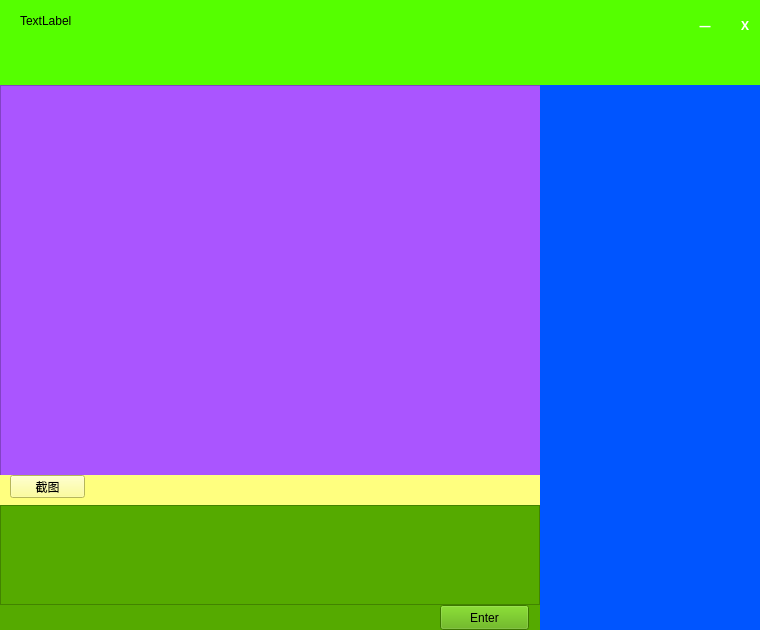
<?xml version="1.0" encoding="UTF-8"?>
<ui version="4.0">
 <class>SingleChat</class>
 <widget class="QWidget" name="SingleChat">
  <property name="geometry">
   <rect>
    <x>0</x>
    <y>0</y>
    <width>760</width>
    <height>630</height>
   </rect>
  </property>
  <property name="windowTitle">
   <string>Form</string>
  </property>
  <widget class="QWidget" name="widget" native="true">
   <property name="geometry">
    <rect>
     <x>0</x>
     <y>0</y>
     <width>760</width>
     <height>85</height>
    </rect>
   </property>
   <property name="sizePolicy">
    <sizepolicy hsizetype="Preferred" vsizetype="Preferred">
     <horstretch>0</horstretch>
     <verstretch>0</verstretch>
    </sizepolicy>
   </property>
   <property name="minimumSize">
    <size>
     <width>760</width>
     <height>85</height>
    </size>
   </property>
   <property name="maximumSize">
    <size>
     <width>16777215</width>
     <height>85</height>
    </size>
   </property>
   <property name="styleSheet">
    <string notr="true">background-color: rgb(85, 255, 0);</string>
   </property>
   <widget class="MyLabel" name="myLabel">
    <property name="geometry">
     <rect>
      <x>690</x>
      <y>10</y>
      <width>30</width>
      <height>30</height>
     </rect>
    </property>
    <property name="font">
     <font>
      <family>微软雅黑</family>
      <weight>75</weight>
      <bold>true</bold>
     </font>
    </property>
    <property name="styleSheet">
     <string notr="true">QLabel{
  
   color:white;
}
QLabel:hover{
  background-color:rgb(212, 64, 39);
  color:rgb(255, 255, 255);
  border-top-right-radius:4px;
}</string>
    </property>
    <property name="text">
     <string>—</string>
    </property>
    <property name="alignment">
     <set>Qt::AlignCenter</set>
    </property>
   </widget>
   <widget class="MyLabel" name="myLabel_2">
    <property name="geometry">
     <rect>
      <x>730</x>
      <y>10</y>
      <width>30</width>
      <height>30</height>
     </rect>
    </property>
    <property name="font">
     <font>
      <family>微软雅黑</family>
      <weight>75</weight>
      <bold>true</bold>
     </font>
    </property>
    <property name="styleSheet">
     <string notr="true">QLabel{
  
   color:white;
}
QLabel:hover{
  background-color:rgb(212, 64, 39);
  color:rgb(255, 255, 255);
  border-top-right-radius:4px;
}</string>
    </property>
    <property name="text">
     <string>X</string>
    </property>
    <property name="alignment">
     <set>Qt::AlignCenter</set>
    </property>
   </widget>
   <widget class="QLabel" name="nickname">
    <property name="geometry">
     <rect>
      <x>20</x>
      <y>10</y>
      <width>211</width>
      <height>21</height>
     </rect>
    </property>
    <property name="text">
     <string>TextLabel</string>
    </property>
   </widget>
  </widget>
  <widget class="QWidget" name="widget_2" native="true">
   <property name="geometry">
    <rect>
     <x>540</x>
     <y>85</y>
     <width>220</width>
     <height>545</height>
    </rect>
   </property>
   <property name="sizePolicy">
    <sizepolicy hsizetype="Preferred" vsizetype="Preferred">
     <horstretch>0</horstretch>
     <verstretch>0</verstretch>
    </sizepolicy>
   </property>
   <property name="minimumSize">
    <size>
     <width>220</width>
     <height>545</height>
    </size>
   </property>
   <property name="maximumSize">
    <size>
     <width>220</width>
     <height>16777215</height>
    </size>
   </property>
   <property name="styleSheet">
    <string notr="true">background-color: rgb(0, 85, 255);</string>
   </property>
  </widget>
  <widget class="QWidget" name="widget_4" native="true">
   <property name="geometry">
    <rect>
     <x>0</x>
     <y>505</y>
     <width>540</width>
     <height>125</height>
    </rect>
   </property>
   <property name="minimumSize">
    <size>
     <width>540</width>
     <height>125</height>
    </size>
   </property>
   <property name="styleSheet">
    <string notr="true">background-color: rgb(85, 170, 0);</string>
   </property>
   <widget class="QPushButton" name="sendMessageBtn">
    <property name="geometry">
     <rect>
      <x>440</x>
      <y>100</y>
      <width>89</width>
      <height>25</height>
     </rect>
    </property>
    <property name="text">
     <string>Enter</string>
    </property>
   </widget>
   <widget class="QTextBrowser" name="textBrowser_2">
    <property name="geometry">
     <rect>
      <x>0</x>
      <y>0</y>
      <width>540</width>
      <height>100</height>
     </rect>
    </property>
   </widget>
  </widget>
  <widget class="QWidget" name="widget_3" native="true">
   <property name="geometry">
    <rect>
     <x>0</x>
     <y>85</y>
     <width>540</width>
     <height>390</height>
    </rect>
   </property>
   <property name="minimumSize">
    <size>
     <width>540</width>
     <height>390</height>
    </size>
   </property>
   <property name="styleSheet">
    <string notr="true">background-color: rgb(170, 85, 255);</string>
   </property>
   <widget class="QTextBrowser" name="chatArea">
    <property name="geometry">
     <rect>
      <x>0</x>
      <y>0</y>
      <width>541</width>
      <height>391</height>
     </rect>
    </property>
   </widget>
   <widget class="QTextBrowser" name="textBrowser">
    <property name="geometry">
     <rect>
      <x>0</x>
      <y>0</y>
      <width>541</width>
      <height>391</height>
     </rect>
    </property>
   </widget>
  </widget>
  <widget class="QWidget" name="widget_5" native="true">
   <property name="geometry">
    <rect>
     <x>0</x>
     <y>475</y>
     <width>540</width>
     <height>30</height>
    </rect>
   </property>
   <property name="minimumSize">
    <size>
     <width>540</width>
     <height>30</height>
    </size>
   </property>
   <property name="styleSheet">
    <string notr="true">background-color: rgb(255, 255, 127);</string>
   </property>
   <widget class="QPushButton" name="captureBtn">
    <property name="geometry">
     <rect>
      <x>10</x>
      <y>0</y>
      <width>75</width>
      <height>23</height>
     </rect>
    </property>
    <property name="text">
     <string>截图</string>
    </property>
   </widget>
  </widget>
 </widget>
 <customwidgets>
  <customwidget>
   <class>MyLabel</class>
   <extends>QLabel</extends>
   <header>mylabel.h</header>
  </customwidget>
 </customwidgets>
 <resources/>
 <connections/>
</ui>
